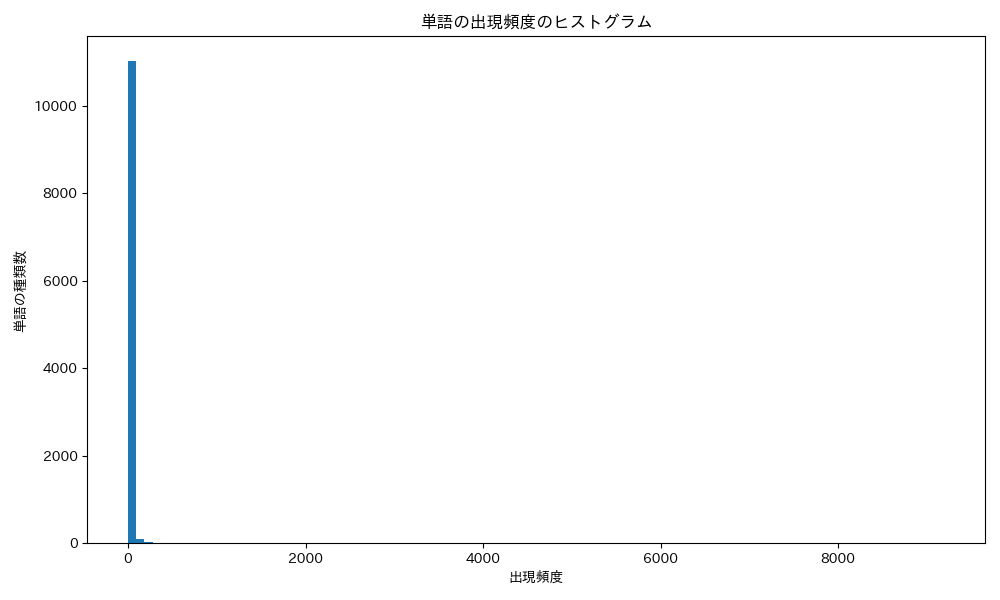

The Python source for this figure:
import matplotlib.pyplot as plt
import japanize_matplotlib
from knock35 import parse_neko, count_word_frequency, sort_word_frequency

if __name__ == "__main__":
    sentences = parse_neko('neko.txt.mecab')
    word_freq = count_word_frequency(sentences)

    freq_list = list(word_freq.values())

    plt.figure(figsize=(10, 6))
    plt.hist(freq_list, bins=100)
    plt.xlabel('出現頻度')
    plt.ylabel('単語の種類数')
    plt.title('単語の出現頻度のヒストグラム')
    plt.tight_layout()

    plt.savefig('knock38.png')
    plt.show()